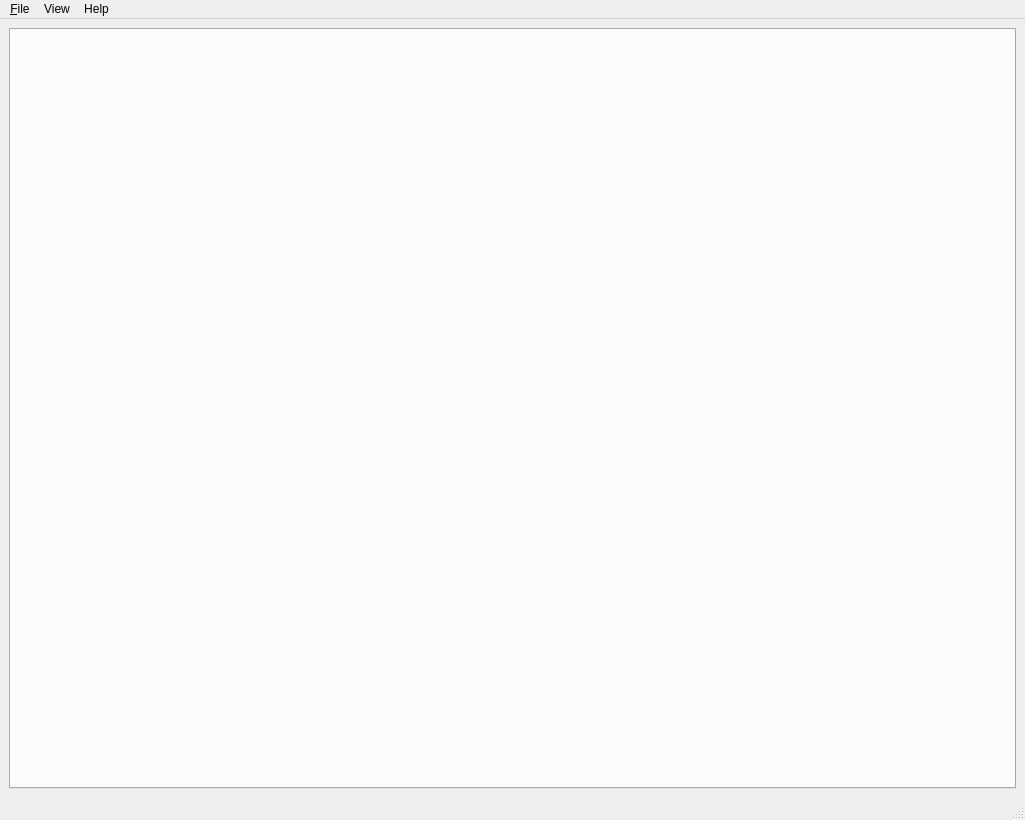
<?xml version="1.0" encoding="UTF-8"?>
<ui version="4.0">
 <class>MainWindow</class>
 <widget class="QMainWindow" name="MainWindow">
  <property name="geometry">
   <rect>
    <x>0</x>
    <y>0</y>
    <width>1025</width>
    <height>820</height>
   </rect>
  </property>
  <property name="windowTitle">
   <string>MainWindow</string>
  </property>
  <property name="locale">
   <locale language="English" country="UnitedStates"/>
  </property>
  <widget class="QWidget" name="centralwidget">
   <layout class="QHBoxLayout" name="horizontalLayout">
    <item>
     <widget class="QTabWidget" name="tabPDFWidget">
      <property name="tabPosition">
       <enum>QTabWidget::North</enum>
      </property>
      <property name="currentIndex">
       <number>-1</number>
      </property>
      <property name="tabsClosable">
       <bool>false</bool>
      </property>
     </widget>
    </item>
   </layout>
  </widget>
  <widget class="QStatusBar" name="statusbar"/>
  <widget class="QMenuBar" name="menubar">
   <property name="geometry">
    <rect>
     <x>0</x>
     <y>0</y>
     <width>1025</width>
     <height>21</height>
    </rect>
   </property>
   <widget class="QMenu" name="menuFile">
    <property name="title">
     <string>&amp;File</string>
    </property>
    <addaction name="actionOpen"/>
    <addaction name="separator"/>
    <addaction name="actionMerge"/>
    <addaction name="actionCompress"/>
    <addaction name="actionMergeImages"/>
    <addaction name="separator"/>
    <addaction name="actionExit"/>
   </widget>
   <widget class="QMenu" name="menuView">
    <property name="title">
     <string>View</string>
    </property>
    <widget class="QMenu" name="menuLanguage">
     <property name="title">
      <string>Language</string>
     </property>
    </widget>
    <widget class="QMenu" name="menuTheme">
     <property name="title">
      <string>Theme</string>
     </property>
    </widget>
    <addaction name="menuLanguage"/>
    <addaction name="menuTheme"/>
   </widget>
   <widget class="QMenu" name="menuHelp">
    <property name="title">
     <string>Help</string>
    </property>
    <addaction name="actionHelp"/>
    <addaction name="separator"/>
    <addaction name="actionAbout"/>
   </widget>
   <addaction name="menuFile"/>
   <addaction name="menuView"/>
   <addaction name="menuHelp"/>
  </widget>
  <action name="actionOpen">
   <property name="text">
    <string>&amp;Open</string>
   </property>
  </action>
  <action name="actionExit">
   <property name="text">
    <string>&amp;Exit</string>
   </property>
  </action>
  <action name="actiondefault_en_EN">
   <property name="text">
    <string>default (en-EN)</string>
   </property>
  </action>
  <action name="actionAbout">
   <property name="text">
    <string>About</string>
   </property>
  </action>
  <action name="actionHelp">
   <property name="text">
    <string>Help</string>
   </property>
  </action>
  <action name="actionMerge">
   <property name="text">
    <string>Merge PDF files</string>
   </property>
  </action>
  <action name="actionCompress">
   <property name="text">
    <string>Compress PDF files</string>
   </property>
  </action>
  <action name="actionMergeImages">
   <property name="text">
    <string>Merge images to PDF</string>
   </property>
  </action>
  <action name="actiondefault_theme">
   <property name="checkable">
    <bool>true</bool>
   </property>
   <property name="checked">
    <bool>true</bool>
   </property>
   <property name="text">
    <string>default</string>
   </property>
  </action>
 </widget>
 <resources/>
 <connections/>
</ui>
